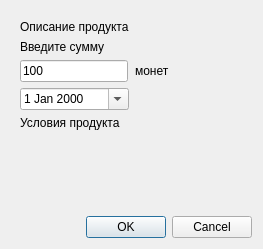
<?xml version="1.0" encoding="UTF-8"?>
<ui version="4.0">
 <class>bank_product</class>
 <widget class="QDialog" name="bank_product">
  <property name="geometry">
   <rect>
    <x>0</x>
    <y>0</y>
    <width>263</width>
    <height>249</height>
   </rect>
  </property>
  <property name="font">
   <font>
    <family>Arial</family>
   </font>
  </property>
  <property name="windowTitle">
   <string>Новый продукт</string>
  </property>
  <layout class="QVBoxLayout" name="verticalLayout">
   <item>
    <widget class="QScrollArea" name="scrollArea">
     <property name="styleSheet">
      <string notr="true">QScrollArea {
    border: none;
}</string>
     </property>
     <property name="widgetResizable">
      <bool>true</bool>
     </property>
     <widget class="QWidget" name="scrollAreaWidgetContents">
      <property name="geometry">
       <rect>
        <x>0</x>
        <y>0</y>
        <width>239</width>
        <height>185</height>
       </rect>
      </property>
      <layout class="QGridLayout" name="gridLayout">
       <item row="5" column="0">
        <spacer name="verticalSpacer">
         <property name="orientation">
          <enum>Qt::Orientation::Vertical</enum>
         </property>
         <property name="sizeHint" stdset="0">
          <size>
           <width>20</width>
           <height>40</height>
          </size>
         </property>
        </spacer>
       </item>
       <item row="2" column="0">
        <widget class="QLineEdit" name="sum_le">
         <property name="sizePolicy">
          <sizepolicy hsizetype="Maximum" vsizetype="Fixed">
           <horstretch>0</horstretch>
           <verstretch>0</verstretch>
          </sizepolicy>
         </property>
         <property name="contextMenuPolicy">
          <enum>Qt::ContextMenuPolicy::DefaultContextMenu</enum>
         </property>
         <property name="text">
          <string>100</string>
         </property>
        </widget>
       </item>
       <item row="4" column="0">
        <widget class="QLabel" name="product_parameters">
         <property name="text">
          <string>Условия продукта</string>
         </property>
        </widget>
       </item>
       <item row="0" column="0">
        <widget class="QLabel" name="product_description">
         <property name="text">
          <string>Описание продукта</string>
         </property>
        </widget>
       </item>
       <item row="1" column="0">
        <widget class="QLabel" name="sum_label">
         <property name="text">
          <string>Введите сумму</string>
         </property>
        </widget>
       </item>
       <item row="2" column="1">
        <widget class="QLabel" name="label_3">
         <property name="text">
          <string>монет</string>
         </property>
        </widget>
       </item>
       <item row="3" column="0">
        <widget class="QDateEdit" name="return_date_de">
         <property name="calendarPopup">
          <bool>true</bool>
         </property>
        </widget>
       </item>
       <item row="2" column="2">
        <spacer name="horizontalSpacer">
         <property name="orientation">
          <enum>Qt::Orientation::Horizontal</enum>
         </property>
         <property name="sizeHint" stdset="0">
          <size>
           <width>40</width>
           <height>20</height>
          </size>
         </property>
        </spacer>
       </item>
      </layout>
     </widget>
    </widget>
   </item>
   <item>
    <widget class="QDialogButtonBox" name="buttonBox">
     <property name="standardButtons">
      <set>QDialogButtonBox::StandardButton::Cancel|QDialogButtonBox::StandardButton::Ok</set>
     </property>
    </widget>
   </item>
  </layout>
 </widget>
 <resources/>
 <connections/>
</ui>
